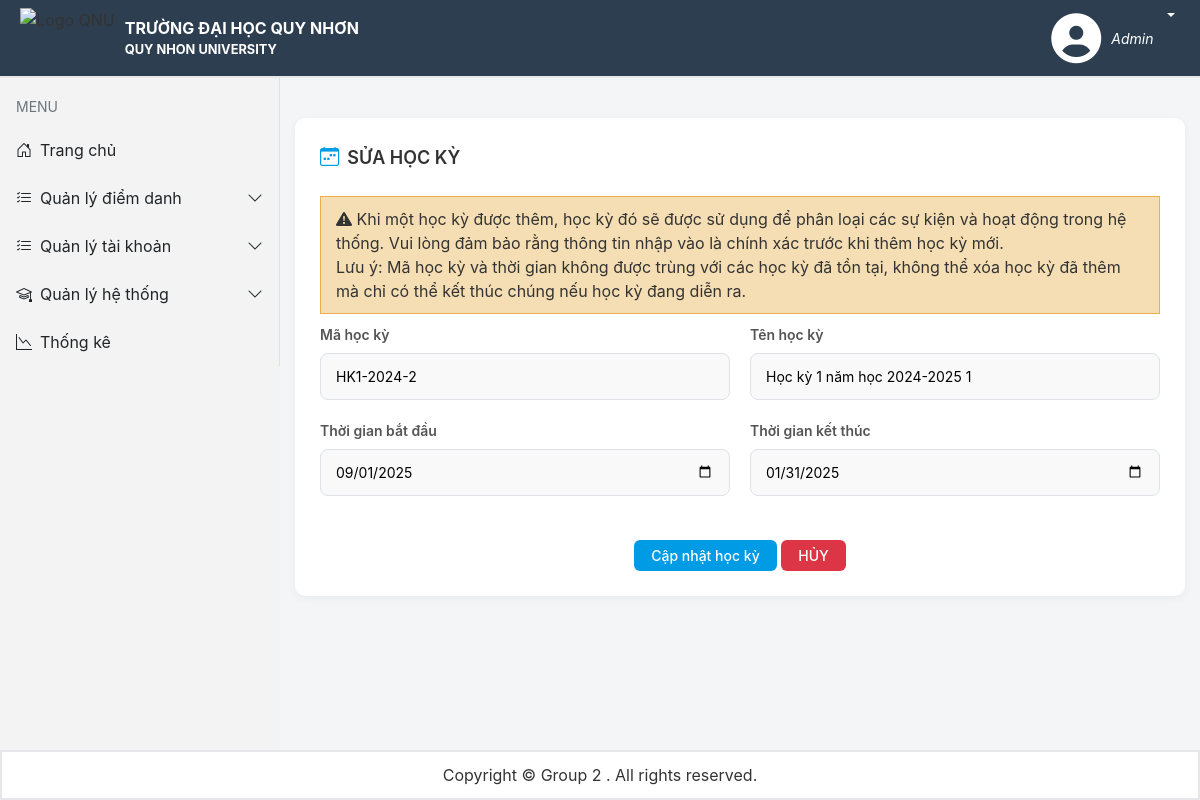
The app's page /Admin/QuanLyHeThong/HocKy/SuaHocKy?TermID=HK1-2024-2 (signed in) with its own data.
### tables this page shows
CREATE TABLE IF NOT EXISTS `hocky` (
  `MaHK` varchar(10) NOT NULL,
  `TenHK` varchar(100) DEFAULT NULL,
  `ThoiGianBatDau` date DEFAULT NULL,
  `ThoiGianKetThuc` date DEFAULT NULL,
  PRIMARY KEY (`MaHK`)
);

### app/Controllers/BaseController.php (called while the page is built, shortened)
<?php
require_once __DIR__ . '/../Models/Term.php';
require_once __DIR__ . '/../Config/database.php';
class BaseController
{
    protected function renderAdmin($title, $render,$data = [])
    {
        require_once __DIR__ . "/../Views/layout.php";
    }
}

### app/Controllers/AdminController.php (called while the page is built, shortened)
<?php
    require_once __DIR__ . '/BaseController.php';
    class AdminController extends BaseController
    {
        public function showSuaHocKy()
        {
            $hockyModel = new Term();
            $dataHK = $hockyModel->getHocKyById($_GET['TermID']);
            $this->renderAdmin("Sửa học kỳ", "ThemHocKy.php", ['dataHK' => $dataHK]);
        }
    }
?>

### app/Models/Term.php (called while the page is built, shortened)
<?php
    class Term{
        private $conn;
        public function __construct()
        {
           require_once __DIR__ . "/../Config/database.php";
           $this->conn = Database::getConnection();
        }
        public function getHocKyById($maHK)
        {
            $sql = "SELECT * FROM hocky WHERE MaHK = ?";
            $stmt = $this->conn->prepare($sql);
            $stmt->bind_param("s", $maHK);
            $stmt->execute();
            $result = $stmt->get_result();
            if ($result->num_rows > 0) {
                return $result->fetch_assoc();
            } else {
                return null;
            }
        }
    }
?>

### app/Config/database.php (called while the page is built, shortened)
<?php
class Database
{
    private static $servername = "localhost";
    private static $username = "root";
    private static $password = "";
    private static $dbname = "diemdanhonline";
    private static $conn = null;
    public static function getConnection()
    {
        if (self::$conn === null) {
            self::$conn = new mysqli(self::$servername, self::$username, self::$password, self::$dbname);
        }
        return self::$conn;
    }
}
?>

### app/Views/Admin/ThemHocKy.php (the view)
  <head>
    <link rel="stylesheet" href="public/assets/css/qlhocky.css">
</head>
<div class="page-container">
  <div class="custom-card mb-5">
        <div class="card-toolbar mb-4">
            <div class="toolbar-title">
                <i class="bi bi-calendar-week me-2"></i>
                <span>
                    <?php
                    $dataHocKy = $data['dataHK'] ?? null;
                        if (isset($dataHocKy) && $dataHocKy != null) {
                            echo "SỬA HỌC KỲ";
                        } else {
                            echo "THÊM HỌC KỲ MỚI";
                        }
                    ?>
                </span>
            </div>
        </div>
        <div class="warning-box">
                <i class="bi bi-exclamation-triangle-fill warning-icon"></i>
                <span class="warning-text">
                    Khi một học kỳ được thêm, học kỳ đó sẽ được sử dụng để phân loại các sự kiện và hoạt động trong hệ thống. Vui lòng đảm bảo rằng thông tin nhập vào là chính xác trước khi thêm học kỳ mới. <br>
                    Lưu ý: Mã học kỳ và thời gian không được trùng với các học kỳ đã tồn tại, không thể xóa học kỳ đã thêm mà chỉ có thể kết thúc chúng nếu học kỳ đang diễn ra.
                </span>
        </div>
        <form action="" class="grid grid-cols-1 md:grid-cols-2 gap-6" method="POST">
            <div>
                <label class="block font-medium mb-2">Mã học kỳ</label>
                <input type="text" <?php echo isset($dataHocKy) ? 'readonly' : '' ?> name="MaHK" value="<?php echo isset($dataHocKy) ? $dataHocKy['MaHK'] : '' ?>" class="w-full  border rounded-lg" required>
            </div>
            <div>
                <label class="block font-medium mb-2">Tên học kỳ</label>
                <input type="text" name="TenHK" value="<?php echo isset($dataHocKy) ? $dataHocKy['TenHK'] : '' ?>" class="w-full  border rounded-lg" required>
            </div>
            <div>
                <label class="block font-medium mb-2">Thời gian bắt đầu</label>
                <input type="date" name="ThoiGianBatDau" value="<?php echo isset($dataHocKy) ? date('Y-m-d', strtotime($dataHocKy['ThoiGianBatDau'])) : '' ?>" required>
            </div>
            <div>
                <label class="block font-medium mb-2">Thời gian kết thúc</label>
                <input type="date" name="ThoiGianKetThuc" value="<?php echo isset($dataHocKy) ? date('Y-m-d', strtotime($dataHocKy['ThoiGianKetThuc'])) : '' ?>" required>
            </div>
            <div class="md:col-span-2 text-center mt-6">
                <button type="submit" class="btn btn-blue text-lg px-12 py-1"><?php echo isset($dataHocKy) ? "Cập nhật học kỳ" : "Thêm học kỳ" ?></button>
                <a href="Admin/QuanLyHeThong/HocKy" class="btn btn-red text-lg px-12 py-1">HỦY</a>
            </div>
        </form>
    </div>
</div>

### public/assets/css/layout.css (style rules this page uses)
:root { --sidebars-color: #f3f3f3; --header-color: #2c3e50; }
* { padding: 0px; margin: 0px; box-sizing: border-box; }
body { background-color: #F6F8FB; overflow: hidden; }
.warning-box { background-color: wheat; border: 1px solid #f0ad4e; padding: 10px 15px; margin: 10px 0px; }

### public/assets/css/qlhocky.css (style rules this page uses)
body { font-family: -apple-system, BlinkMacSystemFont, "Segoe UI", Roboto, "Helvetica Neue", Arial, sans-serif; background-color: #f3f5f7; color: #333; margin: 0; padding: 0; }
.page-container { max-width: 1200px; margin: 40px auto; padding: 0 15px; }
.custom-card { background-color: #fff; border-radius: 10px; box-shadow: 0 2px 10px rgba(0,0,0,0.05); padding: 25px; }
.mb-4 { margin-bottom: 1.5rem; }
.mb-5 { margin-bottom: 3rem; }
.card-toolbar { display: flex; justify-content: space-between; align-items: center; }
.toolbar-title { font-weight: 600; font-size: 18px; color: #333; display: flex; align-items: center; }
.toolbar-title i { font-size: 1.2rem; color: #009be5; }
form.grid { display: grid; grid-template-columns: 1fr; gap: 20px; }
@media (min-width: 768px) { form.grid { grid-template-columns: 1fr 1fr; } }
@media (min-width: 768px) { .md\:col-span-2 { grid-column: span 2; } }
label.block { display: block; margin-bottom: 8px; font-weight: 600; color: #555; font-size: 14px; }
input[type="text"], input[type="date"] { width: 100%; padding: 12px 15px; border: 1px solid #dee2e6; border-radius: 8px; font-size: 14px; background-color: #f9f9f9; transition: border-color 0.2s; box-sizing: border-box; }
.warning-box { background-color: wheat; border: 1px solid #f0ad4e; padding: 10px 15px; margin: 10px 0px; }
.btn { display: inline-block; font-weight: 500; text-align: center; border: 1px solid transparent; padding: 8px 16px; font-size: 14px; border-radius: 6px; cursor: pointer; text-decoration: none; transition: all 0.2s; }
.btn-blue { background-color: #009be5; color: #fff; }
.btn-red { background-color: #dc3545; color: #fff; }
.text-center { text-align: center; }
.mt-6 { margin-top: 1.5rem; }

### app/Views/partials/menubar.php (style rules this page uses)
:root { --sidebar-width: 280px; }
body { background:#f8f9fa; }

### records on screen
hocky: MaHK "HK1-2024-2", TenHK "Học kỳ 1 năm học 2024-2025 1", ThoiGianBatDau "09/01/2025", ThoiGianKetThuc "01/31/2025"
